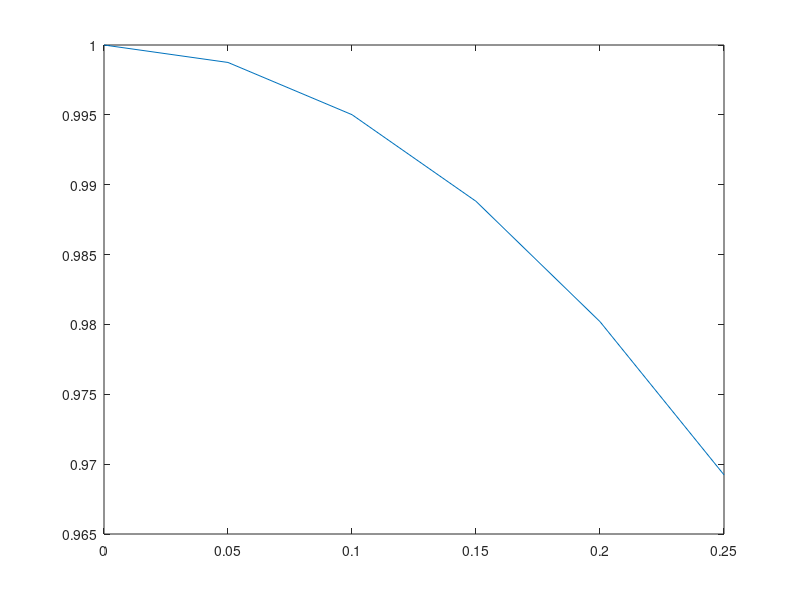

Reproduce this figure in MATLAB.
clc
clear all
close all
h=0.05;
x=[0:h:0.25]; % formation of x matrix
f=@(x,y) -x*y; % unknown function
n=length(x);
y=zeros(1,n);
y(1)=1;
%algo
for i=1:n-1
    s1=f(x(i),y(i));
    s2=f(x(i)+(h/2),y(i)+s1*(h/2));
    s3=f(x(i)+(h/2),y(i)+s2*(h/2));
    s4=f(x(i)+h,y(i)+s3*h);
    s=(1/6)*[s1+2*s2+2*s3+s4];
    y(i+1)=y(i)+h*s;
end
disp(y)
plot(x,y)